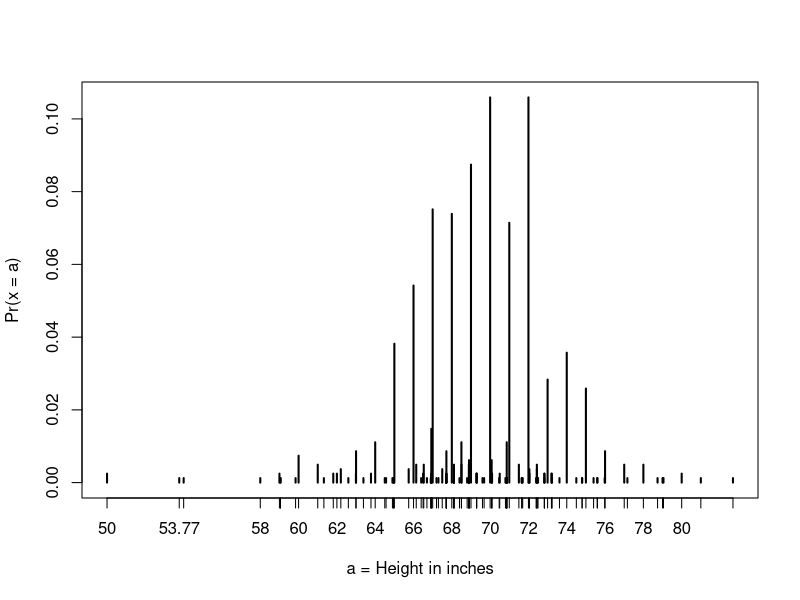
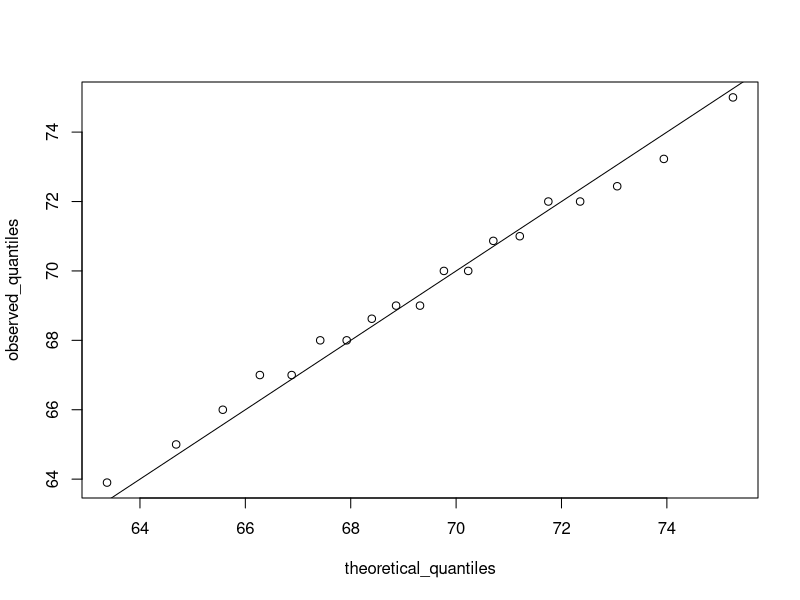
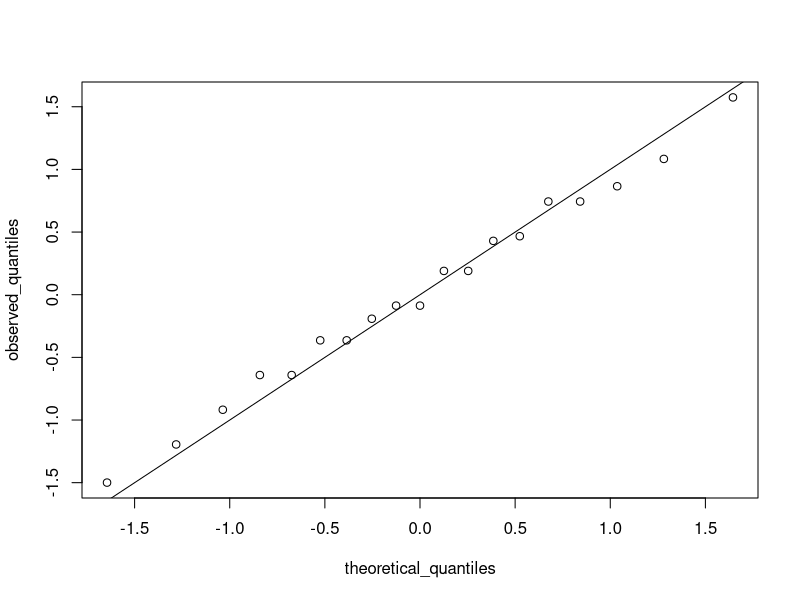

These figures' R source, in order:
# define x as vector of male heights
library(tidyverse)
library(dslabs)
data(heights)
index <- heights$sex=="Male"
x <- heights$height[index]

# calculate the mean and standard deviation manually
average <- sum(x)/length(x)
SD <- sqrt(sum((x - average)^2)/length(x))

# built-in mean and sd functions - note that the audio and printed values disagree
average <- mean(x)
SD <- sd(x)
c(average = average, SD = SD)

# calculate standard units
z <- scale(x)

# calculate proportion of values within 2 SD of mean
mean(abs(z) < 2)


# plot distribution of exact heights in data
plot(prop.table(table(x)), xlab = "a = Height in inches", ylab = "Pr(x = a)")

# probabilities in actual data over length 1 ranges containing an integer
mean(x <= 68.5) - mean(x <= 67.5)
mean(x <= 69.5) - mean(x <= 68.5)
mean(x <= 70.5) - mean(x <= 69.5)

# probabilities in normal approximation match well
pnorm(68.5, mean(x), sd(x)) - pnorm(67.5, mean(x), sd(x))
pnorm(69.5, mean(x), sd(x)) - pnorm(68.5, mean(x), sd(x))
pnorm(70.5, mean(x), sd(x)) - pnorm(69.5, mean(x), sd(x))

# probabilities in actual data over other ranges don't match normal approx as well
mean(x <= 70.9) - mean(x <= 70.1)
pnorm(70.9, mean(x), sd(x)) - pnorm(70.1, mean(x), sd(x))


x <- heights$height[heights$sex=="Male"]
avg <- mean(x)
stdev <- sd(x)
#Use the normal approximation to estimate the proportion the proportion of the data that is between 69 and 72 inches
pnorm(72, mean = avg, sd = stdev)-pnorm(69, mean = avg, sd = stdev)


library(dslabs)
data(heights)
x <- heights$height[heights$sex == "Male"]
exact <- mean(x > 79 & x <= 81)
#Use the normal approximation to estimate the proportion the proportion of the data that is between 69 and 72 inches

avg <- mean(x)
stdev <- sd(x)
approx <- pnorm(81, mean = avg, sd = stdev)-pnorm(79, mean = avg, sd = stdev)


# use pnorm to calculate the proportion over 7 feet (7*12 inches)
1-(pnorm(7*12, mean = 69, sd = 3))

#estimate the proportion of men that are seven feet tall or taller in the world and store that value as p
p <- 1-(pnorm(7*12, mean = 69, sd = 3))
round(p*10^9)

#calculate the proportion of the world's 18 to 40 year old seven footers that are in the NBA
p <- 1-(pnorm(7*12, mean = 69, sd = 3))
N <- round(p*10^9)
10/N

## Change the solution to previous answer
p <- 1 - pnorm(6*12+8, 69, 3)
N <- round(p * 10^9)
150/N

# define x and z
library(tidyverse)
library(dslabs)
data(heights)
index <- heights$sex=="Male"
x <- heights$height[index]
z <- scale(x)

# proportion of data below 69.5
mean(x <= 69.5)

# calculate observed and theoretical quantiles
p <- seq(0.05, 0.95, 0.05)
observed_quantiles <- quantile(x, p)
theoretical_quantiles <- qnorm(p, mean = mean(x), sd = sd(x))

# make QQ-plot
plot(theoretical_quantiles, observed_quantiles)
abline(0,1)

# make QQ-plot with scaled values
observed_quantiles <- quantile(z, p)
theoretical_quantiles <- qnorm(p)
plot(theoretical_quantiles, observed_quantiles)
abline(0,1)



exact/approx
